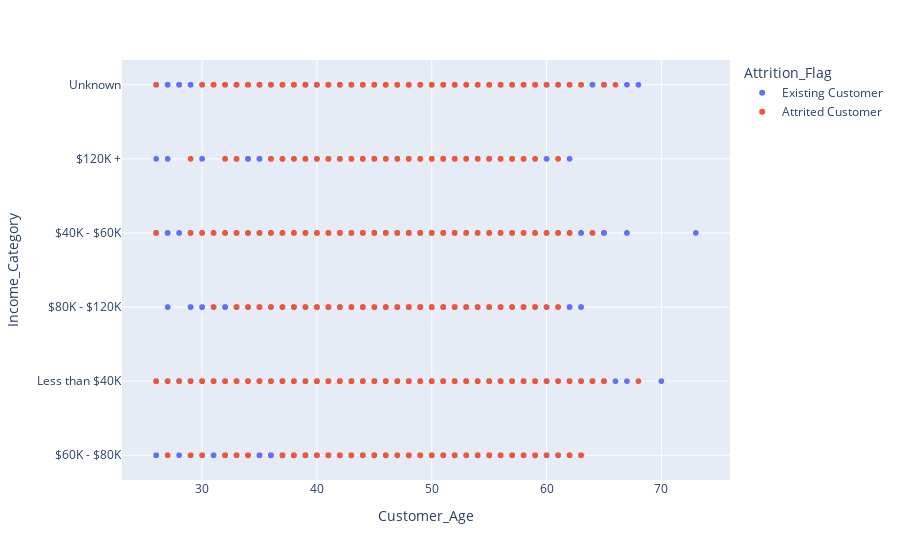

The notebook cell saved with this chart:
### Code cell
fig = px.scatter(df, x="Customer_Age", y="Income_Category", color="Attrition_Flag")
fig.show()

### Figure 1 — Plotly figure (JSON) as saved in the notebook; plotly's stock layout.template omitted (floating-point values rounded to 4 significant figures; data arrays with more than 128 entries replaced by an {"elided": "..."} marker saying what was removed)
{"data": [{"hovertemplate": "Attrition_Flag=Existing Customer<br>Customer_Age=%{x}<br>Income_Category=%{y}<extra></extra>", "legendgroup": "Existing Customer", "marker": {"color": "#636efa", "symbol": "circle"}, "mode": "markers", "name": "Existing Customer", "showlegend": true, "type": "scattergl", "x": {"elided": "8500 int values"}, "xaxis": "x", "y": {"elided": "8500 str values"}, "yaxis": "y"}, {"hovertemplate": "Attrition_Flag=Attrited Customer<br>Customer_Age=%{x}<br>Income_Category=%{y}<extra></extra>", "legendgroup": "Attrited Customer", "marker": {"color": "#EF553B", "symbol": "circle"}, "mode": "markers", "name": "Attrited Customer", "showlegend": true, "type": "scattergl", "x": {"elided": "1627 int values"}, "xaxis": "x", "y": {"elided": "1627 str values"}, "yaxis": "y"}], "layout": {"legend": {"title": {"text": "Attrition_Flag"}, "tracegroupgap": 0}, "margin": {"t": 60}, "xaxis": {"anchor": "y", "domain": [0, 1], "title": {"text": "Customer_Age"}}, "yaxis": {"anchor": "x", "domain": [0, 1], "title": {"text": "Income_Category"}}}}
